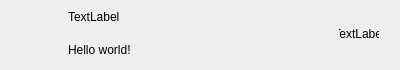
<?xml version="1.0" encoding="UTF-8"?>
<ui version="4.0">
 <class>ChatUserWid</class>
 <widget class="QWidget" name="ChatUserWid">
  <property name="geometry">
   <rect>
    <x>0</x>
    <y>0</y>
    <width>400</width>
    <height>70</height>
   </rect>
  </property>
  <property name="minimumSize">
   <size>
    <width>0</width>
    <height>70</height>
   </size>
  </property>
  <property name="maximumSize">
   <size>
    <width>16777215</width>
    <height>70</height>
   </size>
  </property>
  <property name="windowTitle">
   <string>Form</string>
  </property>
  <layout class="QHBoxLayout" name="horizontalLayout">
   <property name="spacing">
    <number>5</number>
   </property>
   <property name="topMargin">
    <number>2</number>
   </property>
   <property name="bottomMargin">
    <number>5</number>
   </property>
   <item>
    <widget class="QWidget" name="icon_wid" native="true">
     <property name="minimumSize">
      <size>
       <width>50</width>
       <height>50</height>
      </size>
     </property>
     <property name="maximumSize">
      <size>
       <width>50</width>
       <height>50</height>
      </size>
     </property>
     <layout class="QHBoxLayout" name="horizontalLayout_2">
      <property name="spacing">
       <number>0</number>
      </property>
      <property name="leftMargin">
       <number>0</number>
      </property>
      <property name="topMargin">
       <number>0</number>
      </property>
      <property name="rightMargin">
       <number>0</number>
      </property>
      <property name="bottomMargin">
       <number>0</number>
      </property>
      <item>
       <widget class="QLabel" name="icon_lb">
        <property name="minimumSize">
         <size>
          <width>45</width>
          <height>45</height>
         </size>
        </property>
        <property name="maximumSize">
         <size>
          <width>45</width>
          <height>45</height>
         </size>
        </property>
        <property name="text">
         <string/>
        </property>
       </widget>
      </item>
     </layout>
    </widget>
   </item>
   <item>
    <widget class="QWidget" name="user_info_wid" native="true">
     <layout class="QVBoxLayout" name="verticalLayout">
      <property name="spacing">
       <number>7</number>
      </property>
      <property name="leftMargin">
       <number>2</number>
      </property>
      <property name="topMargin">
       <number>2</number>
      </property>
      <property name="rightMargin">
       <number>2</number>
      </property>
      <property name="bottomMargin">
       <number>2</number>
      </property>
      <item>
       <widget class="QLabel" name="user_name_lb">
        <property name="text">
         <string>TextLabel</string>
        </property>
       </widget>
      </item>
      <item>
       <widget class="QLabel" name="user_chat_lb">
        <property name="text">
         <string>Hello world!</string>
        </property>
       </widget>
      </item>
     </layout>
    </widget>
   </item>
   <item>
    <widget class="QWidget" name="time_wid" native="true">
     <property name="minimumSize">
      <size>
       <width>50</width>
       <height>50</height>
      </size>
     </property>
     <property name="maximumSize">
      <size>
       <width>50</width>
       <height>50</height>
      </size>
     </property>
     <widget class="QLabel" name="time_lb">
      <property name="geometry">
       <rect>
        <x>0</x>
        <y>20</y>
        <width>40</width>
        <height>12</height>
       </rect>
      </property>
      <property name="text">
       <string>TextLabel</string>
      </property>
      <property name="alignment">
       <set>Qt::AlignmentFlag::AlignCenter</set>
      </property>
     </widget>
    </widget>
   </item>
  </layout>
 </widget>
 <resources/>
 <connections/>
</ui>
